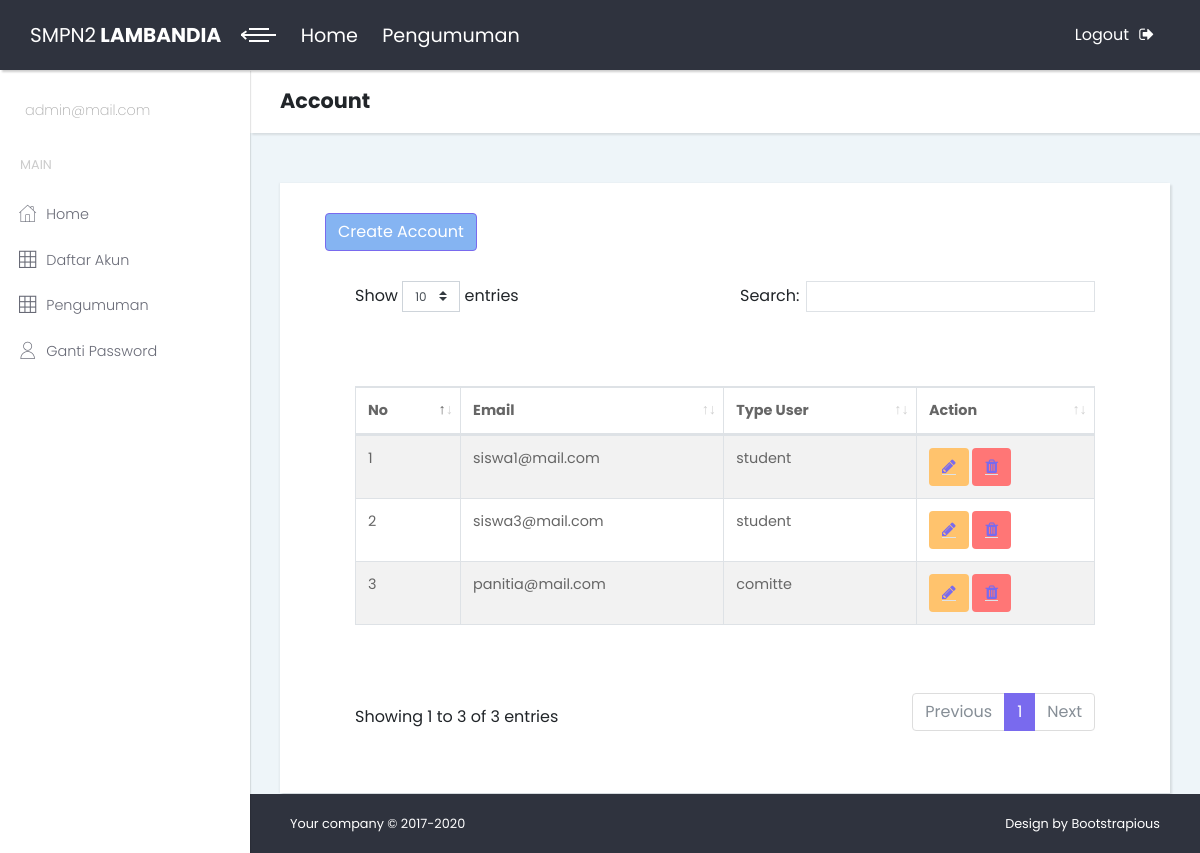
Page /akun/ (signed in) on the committed database.
### web_penerimaan/models.py (models this page shows, shortened)
class User(AbstractUser):
    USER_TYPE_CHOICES = (
        (1, 'student'),
        (2, 'comitte'),
        (3, 'admin'),
    )
    user_type=models.PositiveIntegerField(choices=USER_TYPE_CHOICES, default=1)
    username = None
    email = models.EmailField(_('email address'), unique=True)
    USERNAME_FIELD = 'email'
    REQUIRED_FIELDS = []
    is_student = models.BooleanField(default=False)
    is_teacher = models.BooleanField(default=False)
    objects = CustomUserManager()

### web_penerimaan/views.py (the view)
# urls.py: path('akun/', views.Akun, name='akun'),
@login_required
def Akun(request):
    user = request.user
    mail = user.email
    Data_user = User.objects.all().exclude(id=user.id)
    context = {
        'rows': Data_user,
        'mail': mail,
    }
    return render(request, 'akun.html', context)

### web_penerimaan/templates/akun.html (shortened to what this page needs)
{% extends 'base.html' %}
{% load static %}
{% block judul %}
<h2 class="no-margin-bottom">Account</h2>
{% endblock %}
{% block body %}
<div class="container-fluid">
<a  class="submit-btn btn btn-primary bg-blue" href="{% url 'signupaccount' %}" >Create Account </a>
                                <table id="bootstrap-data-table-export" class="table table-striped table-bordered">
                                    <thead>
                                        <tr>
                                            <th>No</th>
                                            <th>Email</th>
                                            <th>Type User</th>
                                            <th>Action</th>
                                        </tr>
                                    </thead>
                                    <tbody>
                                        {% for row in rows %}
                                            <tr>
                                                <td>{{ forloop.counter }}</td>
                                                <td>{{ row.email }}</td>
                                                <td>{{ row.get_user_type_display }}</td>
                                                <td>
                                                <button class="btn bg-orange" type="button" name="button">
                                                <a href="{% url 'akun_update' pk=row.pk %}" id = '{{row.pk}}'> <i class="fa fa-pencil border-bottom"></i></a></button>
                                                <button class="btn bg-red" type="button" name="button">
                                                <a href="{% url 'akun_delete' pk=row.pk %}" id = '{{row.pk}}'> <i class="fa fa-trash border-bottom"></i></a></button>
                                                </td>
                                            </tr>
                                        {% endfor %}
                                    </tbody>
                                </table>
        </div>
 {% endblock %}

### web_penerimaan/templates/nav.html (shortened to what this page needs)
{% load static %}
<header class="header">
        <nav class="navbar">
          <div class="container-fluid">
            <div class="navbar-holder d-flex align-items-center justify-content-between">
              <div class="navbar-header">
                <a href="{% url 'Index' %}" class="navbar-brand d-none d-sm-inline-block">
                  <div class="brand-text d-none d-lg-inline-block"><span>SMPN2 </span><strong> LAMBANDIA </strong></div>
                  <div class="brand-text d-none d-sm-inline-block d-lg-none"><strong>XX</strong></div></a>
                  {% if request.user.is_authenticated%}
                <a id="toggle-btn" href="{% url 'Index' %}"class="menu-btn active"><span></span><span></span><span></span></a>
                  {% endif %}
                  <a  href="{% url 'Index' %}" class="menu-btn active">Home</a>
                  <a  href="{% url 'pengumuman' %}" class="menu-btn active">Pengumuman</a>
              </div>
              <ul class="nav-menu list-unstyled d-flex flex-md-row align-items-md-center">
                 {% if request.user.is_authenticated%}
                <li class="nav-item"><a href="{% url 'logout' %}" class="nav-link logout"> <span class="d-none d-sm-inline">Logout</span><i class="fa fa-sign-out"></i></a></li>
                {% else %}
                <li class="nav-item"><a href="{% url 'signup' %}" class="nav-link logout"> <span class="d-none d-sm-inline">Sign Up</span></a></li>/
                <li class="nav-item"><a href="{% url 'login' %}" class="nav-link logout"> <span class="d-none d-sm-inline">Login</span></i></a></li>
                {% endif %}
              </ul>
            </div>
          </div>
        </nav>
      </header>
       {% if request.user.is_authenticated%}
      <div class="page-content d-flex align-items-stretch">
        <nav class="side-navbar">
          <div class="sidebar-header d-flex align-items-center">
            <div class="title">
              <p>{{mail}}</p>
            </div>
          </div>
          <span class="heading">Main</span>
          <ul class="list-unstyled">
            {% if request.user.user_type == 2 %}
              <li ><a href="{% url 'DashBoard' %}"> <i class="icon-home"></i>Home </a></li>
              <li><a href="{% url 'Pendaftar' %}"> <i class="icon-grid"></i>Data Pendaftar </a></li>
              <li><a href="{% url 'setting' %}"> <i class="icon-user"></i>Ganti Password </a></li>
            {% elif request.user.user_type == 3 %}
              <li ><a href="{% url 'DashBoard' %}"> <i class="icon-home"></i>Home </a></li>
              <li><a href="{% url 'akun' %}"> <i class="icon-grid"></i>Daftar Akun </a></li>
              <li><a href="{% url 'pengumuman_admin' %}"> <i class="icon-grid"></i>Pengumuman </a></li>
              <li><a href="{% url 'setting' %}"> <i class="icon-user"></i>Ganti Password </a></li>
            {% endif %}
        </nav>
        <div class="content-inner">
        {% else %}
        <div class="content-inner1">
        {% endif %}

### rows in the picture
User: email "admin@mail.com"
User: email "siswa1@mail.com", user_type "student"
User: email "siswa3@mail.com", user_type "student"
User: email "panitia@mail.com", user_type "comitte"
